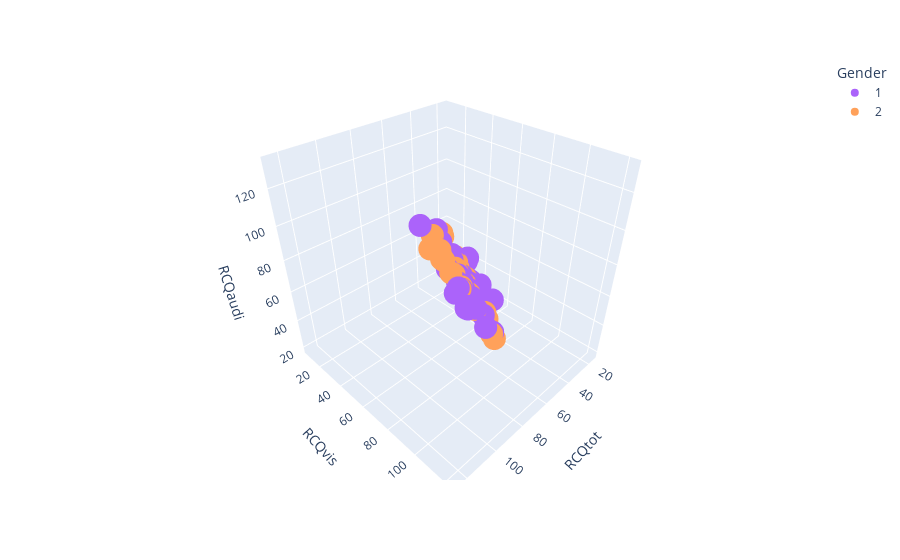

Notebook source saved alongside this figure:
### Code cell
import plotly.express as px
df = df_analysis
fig = px.scatter_3d(df, x="RCQtot", y="RCQvis", z="RCQaudi", color="Gender", hover_name="adhdtype",
                   color_discrete_map = {"RCQtot": "blue", "RCQvis": "green", "RCQaudi":"red"})
fig.show()

### Figure 1 — Plotly figure (JSON) as saved in the notebook; plotly's stock layout.template omitted (floating-point values rounded to 4 significant figures; data arrays with more than 128 entries replaced by an {"elided": "..."} marker saying what was removed)
{"data": [{"hovertemplate": "<b>%{hovertext}</b><br><br>Gender=1<br>RCQtot=%{x}<br>RCQvis=%{y}<br>RCQaudi=%{z}<extra></extra>", "hovertext": {"elided": "4332 int values"}, "legendgroup": "1", "marker": {"color": "#ab63fa", "symbol": "circle"}, "mode": "markers", "name": "1", "scene": "scene", "showlegend": true, "type": "scatter3d", "x": {"elided": "4332 int values"}, "y": {"elided": "4332 int values"}, "z": {"elided": "4332 int values"}}, {"hovertemplate": "<b>%{hovertext}</b><br><br>Gender=2<br>RCQtot=%{x}<br>RCQvis=%{y}<br>RCQaudi=%{z}<extra></extra>", "hovertext": {"elided": "2964 int values"}, "legendgroup": "2", "marker": {"color": "#FFA15A", "symbol": "circle"}, "mode": "markers", "name": "2", "scene": "scene", "showlegend": true, "type": "scatter3d", "x": {"elided": "2964 int values"}, "y": {"elided": "2964 int values"}, "z": {"elided": "2964 int values"}}], "layout": {"legend": {"title": {"text": "Gender"}, "tracegroupgap": 0}, "margin": {"t": 60}, "scene": {"domain": {"x": [0, 1], "y": [0, 1]}, "xaxis": {"title": {"text": "RCQtot"}}, "yaxis": {"title": {"text": "RCQvis"}}, "zaxis": {"title": {"text": "RCQaudi"}}}}}
